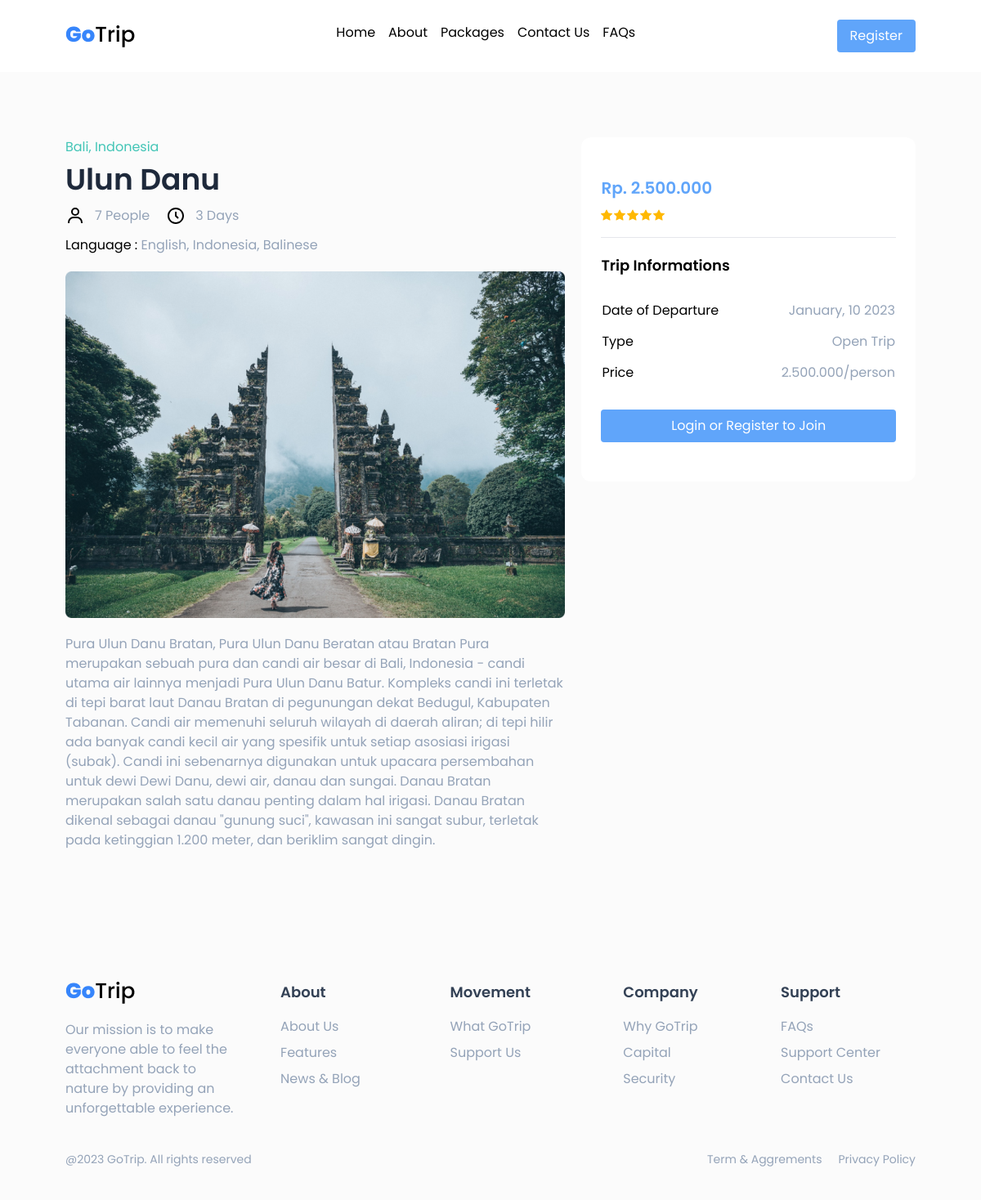
Screenshot of /article.php?id=1 with the database file from the repository.
### tables this page shows
CREATE TABLE `tb_locations` (
  `id` int(11) NOT NULL,
  `link` varchar(50) NOT NULL,
  `title` varchar(100) NOT NULL,
  `location` varchar(50) NOT NULL,
  `price` int(11) NOT NULL,
  `image` varchar(50) NOT NULL,
  `image_article` varchar(50) NOT NULL,
  `language` varchar(50) NOT NULL,
  `text_article` longtext NOT NULL,
  `visitor` int(11) NOT NULL,
  `visit_time` int(11) NOT NULL
);

### function.php (called while the page is built)
<?php
function rupiah($angka)
{
    $hasil_rupiah = number_format($angka, 0, ',', '.');
    return $hasil_rupiah;
}

### article.php (the view, shortened to what this page needs)
<?php include("koneksi.php") ?>
<?php include("header.php") ?>
<?php include('function.php')?>
<section class="p-10 md:p-20 bg-[#FBFBFB] flex gap-5 flex-col md:flex-row">
    <div class="flex flex-col md:flex-row justify-between w-full md:w-3/5" id="artikel-box">
        <?php
            $link = $_GET['id'];
            $query = mysqli_query($koneksi,'SELECT * FROM tb_locations');
            while($data = mysqli_fetch_array($query)){
            if ($data['id']==$link) {
        ?>
        <div>
            <p class="subtitle"><?= $data['location']?></p>
            <h1 class="title mt-2 mb-3"><?= $data['title']?></h1>
            <div class="flex gap-5">
                <div class="flex gap-3">
                    <svg xmlns="http://www.w3.org/2000/svg" width="24" height="24" viewBox="0 0 24 24" style="fill: rgba(0, 0, 0, 1);">
                        <path d="M12 2a5 5 0 1 0 5 5 5 5 0 0 0-5-5zm0 8a3 3 0 1 1 3-3 3 3 0 0 1-3 3zm9 11v-1a7 7 0 0 0-7-7h-4a7 7 0 0 0-7 7v1h2v-1a5 5 0 0 1 5-5h4a5 5 0 0 1 5 5v1z">
                        </path>
                    </svg>
                    <p class="description"><?= $data['visitor'] ?> People</p>
                </div>
                <div class="flex gap-3">
                    <p class="description"><?= $data['visit_time'] ?> Days</p>
                </div>
            </div>
            <p class="mt-3">Language : <span class="description"><?= $data['language'] ?></span></p>
            <img src="images/<?= $data['image_article']?>" alt="" class="mt-5 rounded">
            <p class="description mt-5 text-justify md:text-left">
                <?= $data['text_article'] ?>
            </p>
        </div>
    </div>
    <div class="p-6 w-full md:w-2/5 bg-white rounded-xl h-3/4 py-12" id="order-box">
        <h2 class="text-blue-400 text-xl font-semibold mb-3">Rp. <?= rupiah($data['price']) ?></h2>
        <img src="../dist/images/Frame 15.png" alt="" class="">
        <hr class="my-5">
        <p class="font-semibold mb-4 text-lg">Trip Informations</p>
        <table class="w-full border-separate border-spacing-y-3">
            <tr>
                <td>Date of Departure</td>
                <td class="text-right description">January, 10 2023</td>
            </tr>
            <tr>
                <td>Type</td>
                <td class="text-right description">Open Trip</td>
            </tr>
            <tr>
                <td>Price</td>
                <td class="text-right description"><?php  echo rupiah($data['price'])  ?>/person</td>
            </tr>
        </table>
        <p class="btn w-full text-center mt-5 cursor-pointer">Login or Register to Join</p>
    </div>
    <?php    }}
        ?>
</section>
<?php include("footer.php") ?>

### rows the page displays
tb_locations: location "Bali, Indonesia", title "Ulun Danu", visitor "7", visit_time "3", language "English, Indonesia, Balinese", image_article (picture), text_article "Pura Ulun Danu Bratan, Pura Ulun Danu Beratan atau Bratan Pura merupakan sebuah pura dan candi air besar di Bali, Indonesia - candi utama air lainnya menjadi Pura Ulun Danu Batur. Kompleks candi ini terletak di tepi barat laut Danau Bratan di pegunungan dekat Bedugul, Kabupaten Tabanan. Candi air memenuhi seluruh wilayah di daerah aliran; di tepi hilir ada banyak candi kecil air yang spesifik untuk setiap asosiasi irigasi (subak). Candi ini sebenarnya digunakan untuk upacara persembahan untuk dewi Dewi Danu, dewi air, danau dan sungai. Danau Bratan merupakan salah satu danau penting dalam hal irigasi. Danau Bratan dikenal sebagai danau \"gunung suci\", kawasan ini sangat subur, terletak pada…", price "2.500.000"
